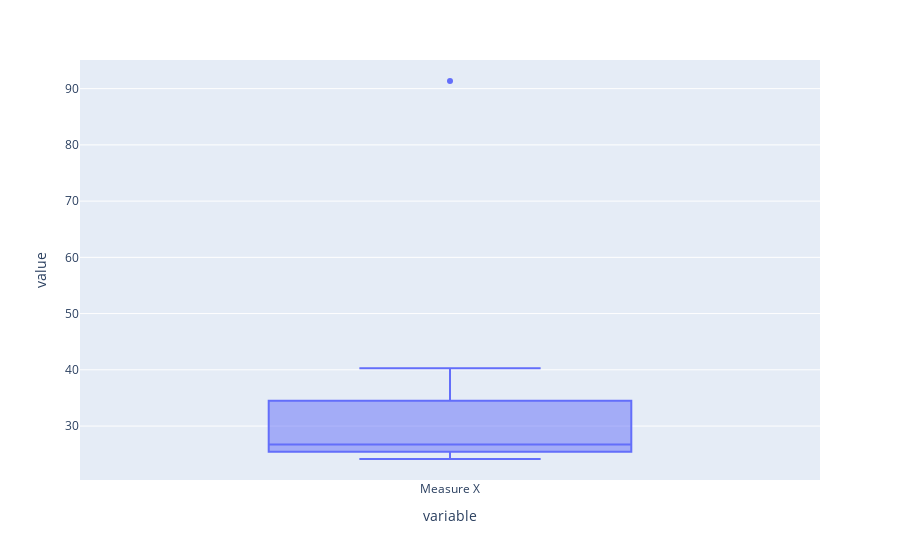

Source (notebook cell):
### Code cell
pe.box(df['Measure X'])

### Figure 1 — Plotly figure (JSON) as saved in the notebook; plotly's stock layout.template omitted (floating-point values rounded to 4 significant figures)
{"data": [{"alignmentgroup": "True", "hovertemplate": "variable=%{x}<br>value=%{y}<extra></extra>", "legendgroup": "", "marker": {"color": "#636efa"}, "name": "", "notched": false, "offsetgroup": "", "orientation": "v", "showlegend": false, "type": "box", "x": ["Measure X", "Measure X", "Measure X", "Measure X", "Measure X", "Measure X", "Measure X", "Measure X", "Measure X", "Measure X", "Measure X", "Measure X", "Measure X", "Measure X", "Measure X"], "x0": " ", "xaxis": "x", "y": [24.23, 25.53, 25.41, 24.14, 29.62, 28.25, 25.81, 24.39, 40.26, 32.95, 91.36, 25.99, 39.42, 26.71, 35], "y0": " ", "yaxis": "y"}], "layout": {"boxmode": "group", "legend": {"tracegroupgap": 0}, "margin": {"t": 60}, "xaxis": {"anchor": "y", "domain": [0, 1], "title": {"text": "variable"}}, "yaxis": {"anchor": "x", "domain": [0, 1], "title": {"text": "value"}}}}
